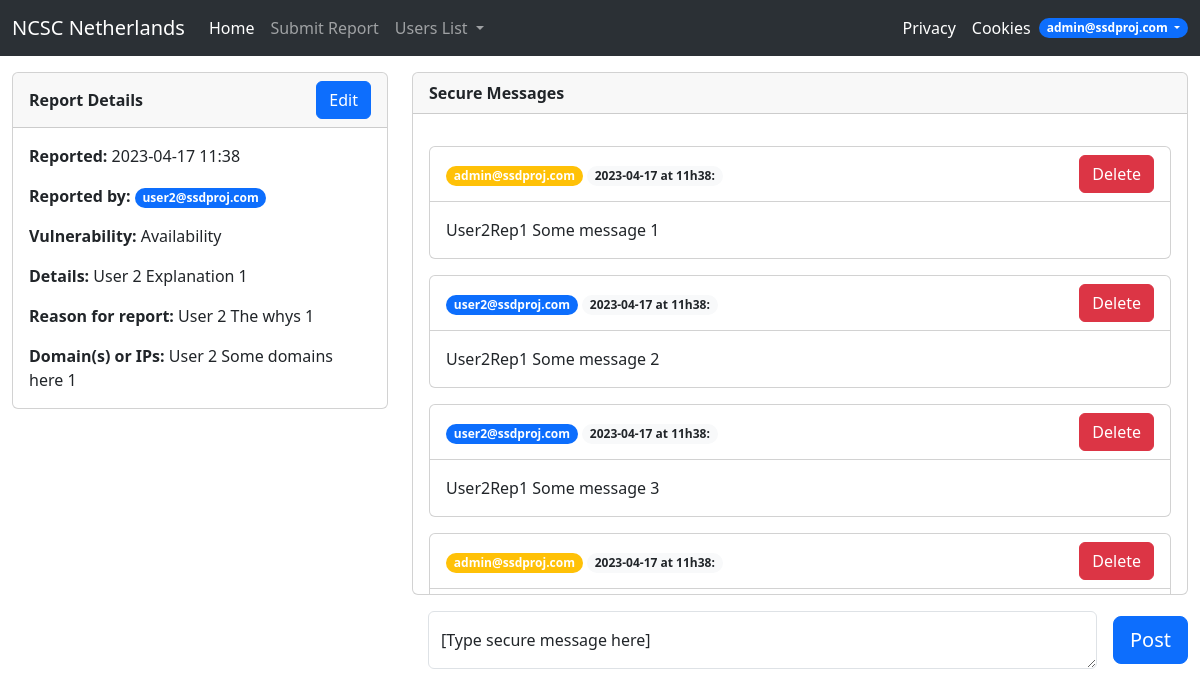
Page /messaging/8 (signed in) on the committed database.
### App.py (models this page shows)
class User(db.Model, UserMixin):
    id = db.Column(db.Integer, primary_key=True)
    first_name = db.Column(db.String)
    surname_prefix = db.Column(db.String)
    surname = db.Column(db.String)
    email = db.Column(db.String, unique=True)
    password = db.Column(db.String)
    phone_number = db.Column(db.String)
    role = db.Column(db.String, default="User")
    is_deleted = db.Column(db.Boolean, default=False)
    enc_key = db.Column(db.String)
    userreports = db.relationship('Report', backref="user", lazy=True)
    usermessages = db.relationship('Message', backref="from_user", lazy=True)

class Message(db.Model, UserMixin):
    id = db.Column(db.Integer, primary_key=True)
    message = db.Column(db.LargeBinary)
    from_user_id = db.Column(db.Integer, db.ForeignKey("user.id"), nullable=False)
    report_id = db.Column(db.Integer, db.ForeignKey("report.id"), nullable=False)
    date_time = db.Column(db.DateTime, default=datetime.utcnow)
    messagereports = db.relationship("Report", backref="messages")

### App.py (the view, shortened to what this page needs)
@app.route("/messaging/<int:report_id>/<int:msg_id>", methods=["GET", "POST"])
@app.route("/messaging/<int:report_id>", methods=["GET", "POST"])
@login_required
def messaging(report_id, msg_id=None):
    report_encr = db.session.query(Report) \
        .where(report_id == Report.id) \
        .first()
    if not report_encr:
        return abort(404)
    if current_user.role != "Admin" and report_encr.user_id != current_user.id:
        return abort(403)
    anchor = None
    if msg_id:
        anchor = "#msg_%s" % msg_id
    content = decrypt_data(report_encr.report_content, report_encr.user.enc_key)
    content['vulnerability'] = " ".join(map(str.capitalize, content['vulnerability'].split("_")))
    report = {
        "id": report_encr.id,
        "user_id": report_encr.user_id,
        "user_email": report_encr.user.email,
        "date_time": report_encr.date_time.strftime('%Y-%m-%d %H:%M'),
        "user_is_deleted": report_encr.user.is_deleted
    }
    report.update(content)
    form = MessageForm()
    if form.is_submitted() and not form.validate():
        flash("Invalid message: unable to post message.", "danger")
    msgs_encr = db.session.query(Message).where(report_id == Message.report_id) \
        .order_by(Message.id) \
        .all()
    msgs = []
    for msg_encr in msgs_encr:
        email_class = "bg-warning"
        if msg_encr.from_user.email == report_encr.user.email:
            email_class = "bg-primary"
        msg = {
            'message': decrypt_data(msg_encr.message, report_encr.user.enc_key),
            'id': msg_encr.id,
            'from_user_email': msg_encr.from_user.email,
            'date_time': msg_encr.date_time,
            'email_class': email_class
        }
        msgs.append(msg)
    return render_template("messaging.html", report=report, form=form, msgs=msgs, anchor=anchor)

### form.py
class MessageForm(FlaskForm):
    message = TextAreaField('Message', validators=[InputRequired(), Length(min=1, max=250)])
    submit = SubmitField('Post')

### App.py (called while the page is built)
@login_manager.user_loader
def load_user(user_id):
    return User.query.get(int(user_id))

### encrypt.py (called while the page is built)
def decrypt_data(encrypted_data, dec_key):
    fernet = Fernet(dec_key)
    decrypted_data = fernet.decrypt(encrypted_data)
    json_data = json.loads(decrypted_data.decode())
    return json_data

### templates/messaging.html (shortened to what this page needs)
{% extends 'base.html' %}
{% if anchor %}
    {% block head %}
        {{ super() }}
    {% endblock %}
{% endif %}
{% block body %}
    <div class="container-fluid">
        <div class="row">
            <div class="col-4">
                <div class="card">
                    <div class="card-header d-flex justify-content-between align-items-center">
                        <div>
                            <strong>Report Details</strong>
                        </div>
                        <div>
                            <a href="{{ url_for('editreport', report_id=report.id) }}" class="btn btn-primary">Edit</a>
                        </div>
                    </div>
                    <div class="card-body" style="max-height: 30rem;overflow-y: auto;">
                        <p class="card-text"><strong>Reported:</strong> {{ report.date_time }} </p>
                        <p class="card-text"><strong>Reported by:</strong> <a
                                href="{{ url_for('getaccount', email=report.user_email) }}"
                                class="badge rounded-pill bg-primary text-decoration-none">{{ report.user_email }}</a>
                        </p>
                        <p class="card-text"><strong>Vulnerability:</strong> {{ report.vulnerability }}</p>
                        <p class="card-text"><strong>Details:</strong> {{ report.explanation }} </p>
                        <p class="card-text"><strong>Reason for report:</strong> {{ report.whyreport }} </p>
                        <p class="card-text"><strong>Domain(s) or IPs:</strong> {{ report.domainip }}  </p>
                    </div>
                </div>
            </div>
            <div class="col">
                <div class="row">
                    <div class="col">
                        <div class="card">
                            <div class="card-header">
                                <strong>Secure Messages</strong>
                            </div>
                            <div class="card-body" style="max-height: 30rem;overflow-y: auto;">
                                {% for msg in msgs %}
                                    <div class="card mt-3" id="msg_{{ msg['id'] }}">
                                        <div class="card-header bg-transparent d-flex justify-content-between align-items-center">
                                            <div>
                                                <a href="{{ url_for('getaccount', email=msg.from_user_email) }}"
                                                   class="badge rounded-pill {{ msg.email_class }} text-decoration-none">{{ msg.from_user_email }}</a>
                                                <span class="badge rounded-pill bg-light text-dark">{{ msg.date_time.strftime('%Y-%m-%d') }} at {{ msg.date_time.strftime('%Hh%M') }}:</span>
                                            </div>
                                            <div>
                                                {% if current_user.role == "Admin" or msg.email_class == "bg-primary" %}
                                                    <button type="button" class="btn btn-danger delete-msg-btn"
                                                            data-toggle="modal"
                                                            data-target="#confirm-delete-modal-{{ msg.id }}">Delete
                                                    </button>
                                                {% endif %}
                                            </div>
                                        </div>
                                        <div class="card-body">
                                            {{ msg.message }}
                                        </div>
                                    </div>
                                {% endfor %}
                            </div>
                        </div>
                    </div>
                </div>
            {% if not report.user_is_deleted %}
                <form action="" method="post">
                    <div class="row my-3">
                        <div class="col d-flex align-items-center">
                            <div class="input-group">
                                <div class="form-floating mx-3">
                                {% set message_invalid = "" %}
                                {% if form.message.errors %}
                                    {% set message_invalid = " is-invalid" %}
                                {% endif %}
                                {{ form.message (size=30,class="form-control form-control-md flex-grow-1 me-3" + message_invalid,placeholder="") }}
                                <label for="{{ form.message.id }}">[Type secure message here]</label>
                                </div>
                            </div>
                        {{ form.submit(class="btn btn-primary btn-lg") }}
                        </div>
                    </div>
                </form>
            {% endif %}
            </div>
        </div>
    </div>
{% endblock %}

### templates/base.html (shortened to what this page needs)
<!DOCTYPE html>
<html lang="en">
<head>
    {% block head %}
        <link href="https://cdn.jsdelivr.net/npm/bootstrap@5.3.0-alpha2/dist/css/bootstrap.min.css" rel="stylesheet"
>
    {% endblock %}
</head>
<body>
<nav class="navbar navbar-expand-lg bg-body-tertiary" data-bs-theme="dark">
    <div class="container-fluid">
        <a class="navbar-brand" href="{{ url_for('index') }}">NCSC Netherlands</a>
        <div class="collapse navbar-collapse" id="navbarSupportedContent">
            <ul class="navbar-nav me-auto mb-2 mb-lg-0">
                {% if not current_user.is_authenticated %}
                    <li class="nav-item">
                        <a class="nav-link active" aria-current="page" href="{{ url_for('index') }}">Home</a>
                    </li>
                    <li class="nav-item">
                        <a class="nav-link" href="{{ url_for('login') }}">Login</a>
                    </li>
                    <li class="nav-item">
                        <a class="nav-link" href="{{ url_for('register') }}">Register</a>
                    </li>
                {% else %}
                    <li class="nav-item">
                        <a class="nav-link active" aria-current="page" href="{{ url_for('index') }}">Home</a>
                    </li>
                    <li class="nav-item">
                        <a class="nav-link" href="{{ url_for('submitreport') }}">Submit Report</a>
                    </li>
                    {% if current_user.is_authenticated and current_user.role=="Admin" %}
                        <li class="nav-item dropdown">
                            <a class="nav-link dropdown-toggle" href="#" id="navbarDropdown" role="button"
                               data-bs-toggle="dropdown" aria-expanded="true">
                                Users List
                            </a>
                        </li>
                    {% endif %}
                {% endif %}
            </ul>
            <ul class="navbar-nav ms-auto">
                <li class="nav-item">
                    <a class="nav-link active" aria-current="page" href="{{ url_for('privacy') }}">Privacy</a>
                </li>
                <li class="nav-item">
                    <a class="nav-link active" aria-current="page" href="{{ url_for('cookies') }}">Cookies</a>
                </li>
                {% if current_user.is_authenticated %}
                    <li class="nav-item dropdown d-flex align-items-center">
                        <a class="nav-link dropdown-toggle badge rounded-pill bg-primary" href="#" id="navbarDropdown"
                           role="button"
                           data-bs-toggle="dropdown" aria-expanded="true">
                            {{ current_user.email }}
                        </a>
                    </li>
                {% endif %}
            </ul>
        </div>
    </div>
</nav>
{% block body %} {% endblock %}
</body>
</html>

### templates/base.html (style rules this page uses)
html, body { scroll-behavior: smooth; }

### rows in the picture
User: email "admin@ssdproj.com", from_user_email "admin@ssdproj.com", date_time "2023-04-17", date_time "11h38", message "User2Rep1 Some message 1"
User: user_email "user2@ssdproj.com", from_user_email "user2@ssdproj.com", date_time "2023-04-17", date_time "11h38", message "User2Rep1 Some message 2", message "User2Rep1 Some message 3"

### other values in the picture
{{ report.date_time }} "2023-04-17 11:38"
{{ report.vulnerability }} "Availability"
{{ report.explanation }} "User 2 Explanation 1"
{{ report.whyreport }} "User 2 The whys 1"
{{ report.domainip }} "User 2 Some domains here 1"
